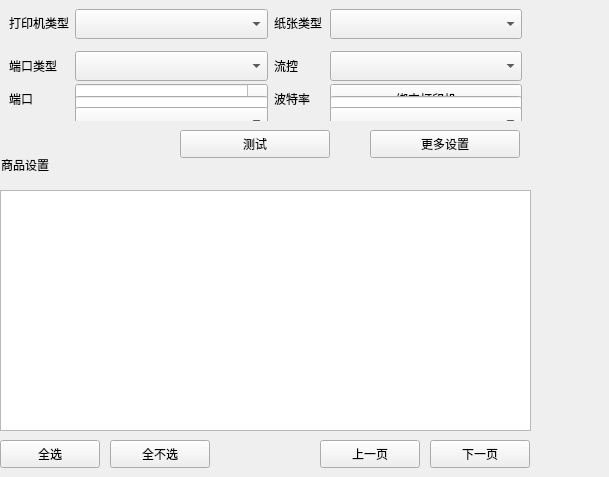
            <widget class="QWidget" name="page_2">
             <widget class="QLabel" name="label_6">
              <property name="geometry">
               <rect>
                <x>1</x>
                <y>150</y>
                <width>351</width>
                <height>30</height>
               </rect>
              </property>
              <property name="styleSheet">
               <string notr="true"/>
              </property>
              <property name="text">
               <string>商品设置</string>
              </property>
             </widget>
             <widget class="lds_tableView" name="tableView_dish_subtype">
              <property name="geometry">
               <rect>
                <x>0</x>
                <y>190</y>
                <width>531</width>
                <height>241</height>
               </rect>
              </property>
             </widget>
             <widget class="QPushButton" name="pushButton_label_test">
              <property name="geometry">
               <rect>
                <x>180</x>
                <y>130</y>
                <width>150</width>
                <height>28</height>
               </rect>
              </property>
              <property name="text">
               <string>测试</string>
              </property>
             </widget>
             <widget class="QLabel" name="label_div_6">
              <property name="geometry">
               <rect>
                <x>0</x>
                <y>180</y>
                <width>600</width>
                <height>2</height>
               </rect>
              </property>
              <property name="text">
               <string/>
              </property>
              <property name="outer_stylesheet" stdset="0">
               <string>line_div_h</string>
              </property>
             </widget>
             <widget class="QPushButton" name="pushButton_label_dish_subtype_checkall">
              <property name="geometry">
               <rect>
                <x>0</x>
                <y>440</y>
                <width>100</width>
                <height>28</height>
               </rect>
              </property>
              <property name="text">
               <string>全选</string>
              </property>
             </widget>
             <widget class="QPushButton" name="pushButton_label_print">
              <property name="geometry">
               <rect>
                <x>370</x>
                <y>130</y>
                <width>150</width>
                <height>28</height>
               </rect>
              </property>
              <property name="text">
               <string>更多设置</string>
              </property>
             </widget>
             <widget class="QPushButton" name="pushButton_label_dish_subtype_down">
              <property name="geometry">
               <rect>
                <x>430</x>
                <y>440</y>
                <width>100</width>
                <height>28</height>
               </rect>
              </property>
              <property name="text">
               <string>下一页</string>
              </property>
             </widget>
             <widget class="QPushButton" name="pushButton_label_dish_subtype_up">
              <property name="geometry">
               <rect>
                <x>320</x>
                <y>440</y>
                <width>100</width>
                <height>28</height>
               </rect>
              </property>
              <property name="text">
               <string>上一页</string>
              </property>
             </widget>
             <widget class="QPushButton" name="pushButton_label_dish_subtype_checkun">
              <property name="geometry">
               <rect>
                <x>110</x>
                <y>440</y>
                <width>100</width>
                <height>28</height>
               </rect>
              </property>
              <property name="text">
               <string>全不选</string>
              </property>
             </widget>
             <widget class="QFrame" name="frame_label_path_select">
              <property name="geometry">
               <rect>
                <x>0</x>
                <y>0</y>
                <width>531</width>
                <height>121</height>
               </rect>
              </property>
              <property name="outer_stylesheet" stdset="0">
               <string>frame_detail_show</string>
              </property>
              <layout class="QGridLayout" name="gridLayout_6" columnstretch="0,0,0,0">
               <item row="0" column="3">
                <widget class="QComboBox" name="comboBox_label_paperwidth">
                 <property name="minimumSize">
                  <size>
                   <width>0</width>
                   <height>30</height>
                  </size>
                 </property>
                 <property name="maximumSize">
                  <size>
                   <width>16777215</width>
                   <height>30</height>
                  </size>
                 </property>
                </widget>
               </item>
               <item row="2" column="3">
                <widget class="lds_ComboBox" name="comboBox_flowcontrol">
                 <property name="minimumSize">
                  <size>
                   <width>0</width>
                   <height>30</height>
                  </size>
                 </property>
                 <property name="maximumSize">
                  <size>
                   <width>16777215</width>
                   <height>30</height>
                  </size>
                 </property>
                </widget>
               </item>
               <item row="3" column="3">
                <layout class="QVBoxLayout" name="verticalLayout_5">
                 <item>
                  <widget class="QPushButton" name="pushButton_usb_vp">
                   <property name="minimumSize">
                    <size>
                     <width>0</width>
                     <height>30</height>
                    </size>
                   </property>
                   <property name="maximumSize">
                    <size>
                     <width>16777215</width>
                     <height>30</height>
                    </size>
                   </property>
                   <property name="text">
                    <string>绑定打印机</string>
                   </property>
                  </widget>
                 </item>
                 <item>
                  <widget class="QLineEdit" name="lineEdit_port">
                   <property name="minimumSize">
                    <size>
                     <width>0</width>
                     <height>30</height>
                    </size>
                   </property>
                   <property name="maximumSize">
                    <size>
                     <width>16777215</width>
                     <height>30</height>
                    </size>
                   </property>
                  </widget>
                 </item>
                 <item>
                  <widget class="QComboBox" name="comboBox_baud">
                   <property name="minimumSize">
                    <size>
                     <width>0</width>
                     <height>30</height>
                    </size>
                   </property>
                   <property name="maximumSize">
                    <size>
                     <width>16777215</width>
                     <height>30</height>
                    </size>
                   </property>
                  </widget>
                 </item>
                </layout>
               </item>
               <item row="0" column="1">
                <widget class="QComboBox" name="comboBox_label_print_type">
                 <property name="minimumSize">
                  <size>
                   <width>0</width>
                   <height>30</height>
                  </size>
                 </property>
                 <property name="maximumSize">
                  <size>
                   <width>16777215</width>
                   <height>30</height>
                  </size>
                 </property>
                </widget>
               </item>
               <item row="2" column="1">
                <widget class="lds_ComboBox" name="comboBox_porttype">
                 <property name="minimumSize">
                  <size>
                   <width>0</width>
                   <height>30</height>
                  </size>
                 </property>
                 <property name="maximumSize">
                  <size>
                   <width>16777215</width>
                   <height>30</height>
                  </size>
                 </property>
                </widget>
               </item>
               <item row="2" column="2">
                <widget class="QLabel" name="label_flowcontrol">
                 <property name="minimumSize">
                  <size>
                   <width>0</width>
                   <height>30</height>
                  </size>
                 </property>
                 <property name="text">
                  <string>流控</string>
                 </property>
                </widget>
               </item>
               <item row="3" column="1">
                <layout class="QVBoxLayout" name="verticalLayout_4">
                 <item>
                  <widget class="QComboBox" name="comboBox_port_usb">
                   <property name="minimumSize">
                    <size>
                     <width>0</width>
                     <height>30</height>
                    </size>
                   </property>
                   <property name="maximumSize">
                    <size>
                     <width>16777215</width>
                     <height>30</height>
                    </size>
                   </property>
                   <property name="editable">
                    <bool>true</bool>
                   </property>
                  </widget>
                 </item>
                 <item>
                  <widget class="QLineEdit" name="lineEdit_ip">
                   <property name="minimumSize">
                    <size>
                     <width>0</width>
                     <height>30</height>
                    </size>
                   </property>
                   <property name="maximumSize">
                    <size>
                     <width>16777215</width>
                     <height>30</height>
                    </size>
                   </property>
                  </widget>
                 </item>
                 <item>
                  <widget class="QComboBox" name="comboBox_port_tty">
                   <property name="minimumSize">
                    <size>
                     <width>0</width>
                     <height>30</height>
                    </size>
                   </property>
                   <property name="maximumSize">
                    <size>
                     <width>16777215</width>
                     <height>30</height>
                    </size>
                   </property>
                  </widget>
                 </item>
                </layout>
               </item>
               <item row="1" column="0" colspan="4">
                <widget class="QLabel" name="label_20">
                 <property name="minimumSize">
                  <size>
                   <width>0</width>
                   <height>2</height>
                  </size>
                 </property>
                 <property name="maximumSize">
                  <size>
                   <width>16777215</width>
                   <height>2</height>
                  </size>
                 </property>
                 <property name="outer_stylesheet" stdset="0">
                  <string>line_div_h</string>
                 </property>
                </widget>
               </item>
               <item row="0" column="2">
                <widget class="QLabel" name="label_4">
                 <property name="minimumSize">
                  <size>
                   <width>50</width>
                   <height>0</height>
                  </size>
                 </property>
                 <property name="text">
                  <string>纸张类型</string>
                 </property>
                </widget>
               </item>
               <item row="2" column="0">
                <widget class="QLabel" name="label_type">
                 <property name="minimumSize">
                  <size>
                   <width>0</width>
                   <height>30</height>
                  </size>
                 </property>
                 <property name="text">
                  <string>端口类型</string>
                 </property>
                </widget>
               </item>
               <item row="3" column="2">
                <widget class="QLabel" name="label_baud">
                 <property name="minimumSize">
                  <size>
                   <width>0</width>
                   <height>30</height>
                  </size>
                 </property>
                 <property name="text">
                  <string>波特率</string>
                 </property>
                </widget>
               </item>
               <item row="3" column="0">
                <widget class="QLabel" name="label_port">
                 <property name="minimumSize">
                  <size>
                   <width>0</width>
                   <height>30</height>
                  </size>
                 </property>
                 <property name="text">
                  <string>端口</string>
                 </property>
                </widget>
               </item>
               <item row="0" column="0">
                <widget class="QLabel" name="label_5">
                 <property name="minimumSize">
                  <size>
                   <width>50</width>
                   <height>0</height>
                  </size>
                 </property>
                 <property name="text">
                  <string>打印机类型</string>
                 </property>
                </widget>
               </item>
              </layout>
             </widget>
            </widget>
